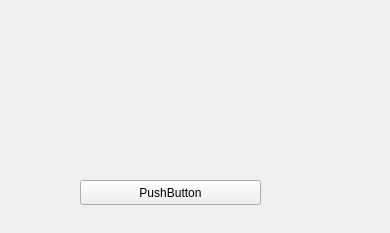
<?xml version="1.0" encoding="UTF-8"?>
<ui version="4.0">
 <class>FacilityMenu</class>
 <widget class="QDockWidget" name="FacilityMenu">
  <property name="geometry">
   <rect>
    <x>0</x>
    <y>0</y>
    <width>390</width>
    <height>233</height>
   </rect>
  </property>
  <property name="floating">
   <bool>true</bool>
  </property>
  <property name="features">
   <set>QDockWidget::DockWidgetClosable|QDockWidget::DockWidgetMovable</set>
  </property>
  <property name="allowedAreas">
   <set>Qt::AllDockWidgetAreas</set>
  </property>
  <property name="windowTitle">
   <string>DockWidget</string>
  </property>
  <widget class="QWidget" name="dockWidgetContents">
   <widget class="QPushButton" name="pushButton">
    <property name="geometry">
     <rect>
      <x>80</x>
      <y>180</y>
      <width>181</width>
      <height>25</height>
     </rect>
    </property>
    <property name="text">
     <string>PushButton</string>
    </property>
   </widget>
  </widget>
 </widget>
 <resources/>
 <connections/>
</ui>
